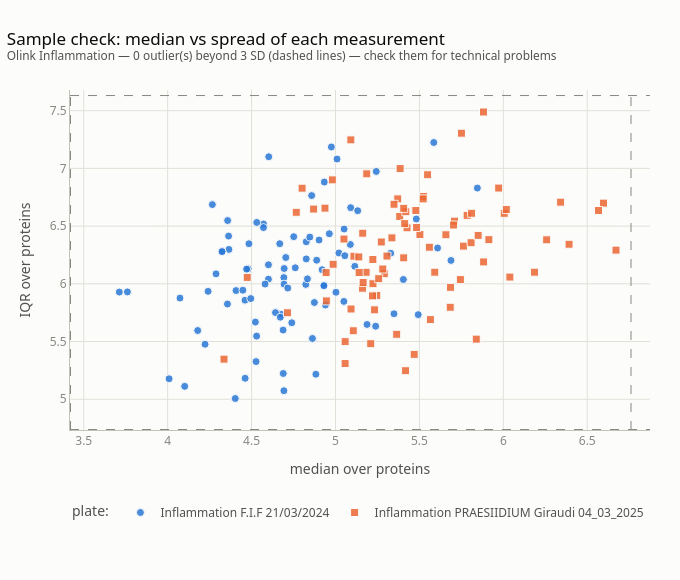

Notebook cell for this chart:
### Code cell
plot_sample_qc(data)                      # Olink's standard sample check: median vs spread

### Figure 1 — Plotly figure (JSON) as saved in the notebook; plotly's stock layout.template omitted (floating-point values rounded to 4 significant figures)
{"data": [{"customdata": ["", "", "", "", "", "", "", "", "", "", "", "", "", "", "", "", "", "", "", "", "", "", "", "", "", "", "", "", "", "", "", "", "", "", "", "", "", "", "", "", "", "", "", "", "", "", "", "", "", "", "", "", "", "", "", "", "", "", "", "", "", "", "", "", "", "", "", "", "", "", "", "", "", "", "", "", "", "", "", "", "", "", "", "", "", "", "", "", "", ""], "hovertemplate": "median %{x:.2f}<br>IQR %{y:.2f}<extra></extra>", "legendgroup": "Inflammation F.I.F 21/03/2024", "marker": {"color": "#2a78d6", "line": {"color": "#fcfcfb", "width": 1}, "opacity": 0.85, "size": 8, "symbol": "circle"}, "mode": "markers", "name": "Inflammation F.I.F 21/03/2024", "showlegend": true, "type": "scatter", "x": [4.932, 4.693, 4.692, 4.963, 4.74, 5.608, 4.223, 5.493, 4.073, 4.934, 4.826, 4.689, 4.92, 4.863, 4.678, 4.823, 5.586, 4.888, 4.751, 5.009, 4.975, 4.826, 4.668, 4.858, 4.883, 5.243, 4.484, 4.48, 5.481, 5.188, 4.266, 4.101, 4.47, 4.408, 5.05, 4.874, 5.688, 5.088, 4.461, 5.091, 4.448, 3.712, 4.602, 4.571, 4.704, 4.931, 5.845, 4.363, 4.241, 4.688, 4.356, 5.003, 4.403, 4.365, 4.571, 4.324, 4.324, 4.527, 4.694, 3.76, 5.02, 4.288, 4.902, 5.239, 4.53, 5.056, 5.404, 4.357, 4.531, 5.329, 5.115, 5.349, 4.693, 4.642, 5.132, 4.495, 4.601, 4.58, 4.009, 4.671, 4.833, 4.847, 4.179, 4.94, 4.462, 4.601, 4.716, 4.523, 5.051, 4.76], "xaxis": "x", "y": [5.987, 5.074, 6.054, 6.434, 5.663, 6.31, 5.476, 5.733, 5.876, 6.882, 6.216, 5.223, 6.122, 5.527, 5.736, 5.995, 7.224, 6.204, 6.408, 7.081, 7.186, 6.364, 6.348, 6.765, 5.216, 6.973, 6.347, 6.13, 6.562, 5.648, 6.687, 5.111, 6.127, 5.942, 5.847, 5.838, 6.202, 6.341, 5.858, 6.66, 5.944, 5.928, 7.101, 6.519, 6.228, 5.984, 6.829, 6.414, 5.935, 5.599, 5.825, 5.927, 5.006, 6.298, 6.487, 6.28, 6.279, 5.326, 6.133, 5.93, 6.267, 6.086, 6.38, 5.633, 5.547, 6.244, 6.037, 6.548, 6.532, 6.265, 6.151, 5.74, 5.997, 5.751, 6.633, 5.872, 6.04, 5.998, 5.177, 5.71, 6.043, 6.405, 5.595, 5.817, 5.182, 6.165, 5.963, 5.668, 6.475, 6.139], "yaxis": "y"}, {"customdata": ["", "", "", "", "", "", "", "", "", "", "", "", "", "", "", "", "", "", "", "", "", "", "", "", "", "", "", "", "", "", "", "", "", "", "", "", "", "", "", "", "", "", "", "", "", "", "", "", "", "", "", "", "", "", "", "", "", "", "", "", "", "", "", "", "", "", "", "", "", "", "", "", "", "", "", "", "", "", "", "", "", "", "", "", "", "", ""], "hovertemplate": "median %{x:.2f}<br>IQR %{y:.2f}<extra></extra>", "legendgroup": "Inflammation PRAESIIDIUM Giraudi 04_03_2025", "marker": {"color": "#eb6834", "line": {"color": "#fcfcfb", "width": 1}, "opacity": 0.85, "size": 8, "symbol": "square"}, "mode": "markers", "name": "Inflammation PRAESIIDIUM Giraudi 04_03_2025", "showlegend": true, "type": "scatter", "x": [4.336, 5.684, 5.371, 5.11, 5.883, 5.093, 5.161, 6.392, 5.182, 5.784, 5.139, 6.005, 5.503, 5.291, 5.426, 5.763, 4.944, 5.469, 5.406, 6.186, 5.246, 6.341, 5.223, 5.479, 6.597, 5.709, 5.808, 6.567, NaN, 5.383, 4.766, 5.566, 5.336, 5.162, 5.75, 5.307, 5.186, 5.385, 5.483, 5.525, 4.946, 5.549, 5.418, 4.714, 6.258, 5.882, 5.21, 4.981, 5.839, 4.801, 5.092, 5.223, 5.811, 4.986, 6.018, 5.419, 5.05, 5.257, 5.559, 5.914, 5.85, 5.273, 6.671, NaN, 5.057, 5.685, 5.406, 5.592, 5.658, 4.937, 5.744, 4.474, 5.522, 5.349, 6.039, 5.704, 5.141, 5.057, 5.972, 4.87, 5.365, 5.106, 5.22, 5.233, 5.282, 5.165, 5.412], "xaxis": "x", "y": [5.347, 5.797, 6.736, 6.239, 6.189, 5.782, 5.962, 6.343, 6.1, 6.593, 6.233, 6.611, 6.427, 6.088, 6.485, 6.326, 6.097, 5.388, 6.225, 6.1, 5.899, 6.707, 6.211, 6.635, 6.699, 6.543, 6.356, 6.635, NaN, 6.583, 6.619, 5.69, 6.398, 6.438, 7.305, 6.24, 6.953, 6.998, 6.488, 6.757, 5.852, 6.945, 5.247, 5.749, 6.381, 7.489, 5.481, 6.901, 5.521, 6.828, 7.247, 6.001, 6.611, 6.169, 6.644, 6.625, 6.388, 6.045, 6.317, 6.382, 6.419, 6.362, 6.292, NaN, 5.499, 5.969, 6.654, 6.1, 6.425, 6.656, 6.037, 6.056, 6.736, 6.689, 6.058, 6.509, 6.098, 5.309, 6.83, 6.648, 5.562, 5.593, 5.895, 5.775, 6.128, 6.011, 6.522], "yaxis": "y"}], "layout": {"font": {"color": "#52514e", "family": "system-ui, -apple-system, 'Segoe UI', sans-serif", "size": 12}, "height": 580, "hoverlabel": {"bgcolor": "white", "font": {"color": "#0b0b0b", "family": "system-ui, -apple-system, 'Segoe UI', sans-serif"}}, "legend": {"font": {"color": "#52514e"}, "orientation": "h", "title": {"font": {"color": "#52514e"}, "text": "plate: "}, "x": 0, "xanchor": "left", "y": -0.2, "yanchor": "top"}, "margin": {"b": 150, "l": 70, "r": 30, "t": 90}, "paper_bgcolor": "#fcfcfb", "plot_bgcolor": "#fcfcfb", "shapes": [{"line": {"color": "#898781", "dash": "dash", "width": 1}, "type": "line", "x0": 3.421, "x1": 3.421, "xref": "x", "y0": 0, "y1": 1, "yref": "y domain"}, {"line": {"color": "#898781", "dash": "dash", "width": 1}, "type": "line", "x0": 6.761, "x1": 6.761, "xref": "x", "y0": 0, "y1": 1, "yref": "y domain"}, {"line": {"color": "#898781", "dash": "dash", "width": 1}, "type": "line", "x0": 0, "x1": 1, "xref": "x domain", "y0": 4.738, "y1": 4.738, "yref": "y"}, {"line": {"color": "#898781", "dash": "dash", "width": 1}, "type": "line", "x0": 0, "x1": 1, "xref": "x domain", "y0": 7.631, "y1": 7.631, "yref": "y"}], "title": {"font": {"color": "#0b0b0b", "size": 17}, "text": "Sample check: median vs spread of each measurement<br><sup style='color:#52514e'>Olink Inflammation — 0 outlier(s) beyond 3 SD (dashed lines) — check them for technical problems</sup>", "x": 0.01, "xanchor": "left"}, "width": 680, "xaxis": {"anchor": "y", "domain": [0.0, 1.0], "gridcolor": "#e1e0d9", "linecolor": "#c3c2b7", "tickfont": {"color": "#898781"}, "title": {"text": "median over proteins"}, "zeroline": false}, "yaxis": {"anchor": "x", "domain": [0.0, 1.0], "gridcolor": "#e1e0d9", "linecolor": "#c3c2b7", "tickfont": {"color": "#898781"}, "title": {"text": "IQR over proteins"}, "zeroline": false}}}
